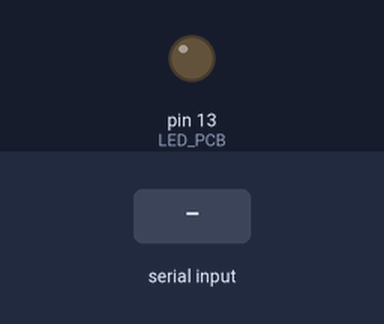
A sketch run on a simulated Arduino Uno, built with avr-gcc and run on an emulated ATmega328P. On the bench: output pins drawn as LEDs (lit = HIGH). The inputs (shaded band) are chosen by the test bench.

Above: at 1.2 s.
1.3 s: "1" received over Serial
At 2.1 s:
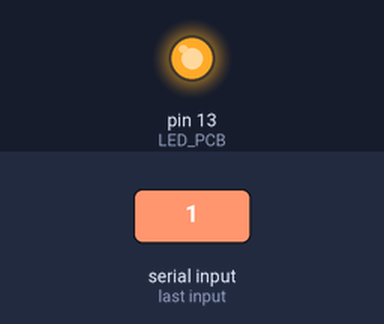
2.8 s: "0" received over Serial
At 3.3 s:
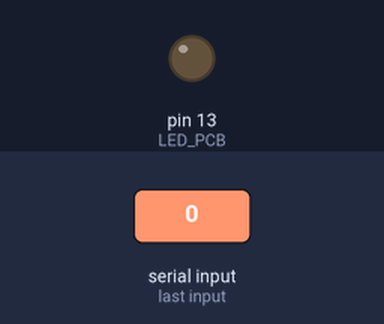
Timing chart, 0 to 5.8 s (numbered marks = the images above; inputs shaded):
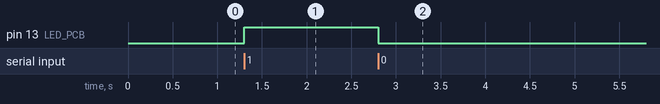

Measured:
- after the input at 1.3 s, pin 13 (LED_PCB): LOW → HIGH at once
- after the input at 2.8 s, pin 13 (LED_PCB): HIGH → LOW at once

The sketch:

LV_Input_LED.ino
```cpp
#define LED_PCB 13

int cmd=0;
void setup() {
   pinMode(LED_PCB, OUTPUT);
   Serial.begin(9600);
}

void loop() {
   if (Serial.available() > 0)
  {
    cmd=Serial.read();
    if(cmd==48){
      digitalWrite(LED_PCB, LOW);
    }

    if(cmd==49){
      digitalWrite(LED_PCB, HIGH);
    }
  }
}
```
